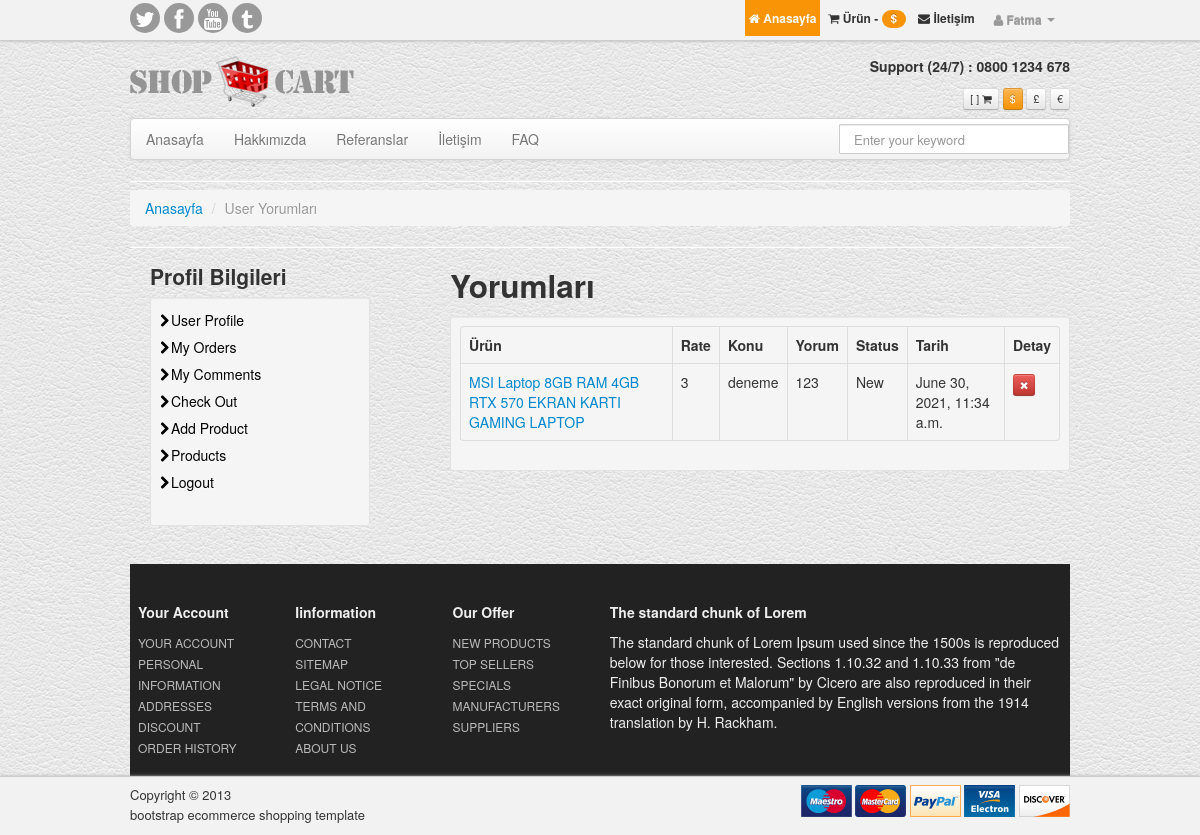
/user/comments/ (signed in), run on the app's committed database.
### product/models.py (models this page shows, shortened)
class Comment(models.Model):
    STATUS = (
        ('New', 'Yeni'),
        ('True', 'Evet'),
        ('False', 'Hayır'),
    )
    product = models.ForeignKey(Product, on_delete=models.CASCADE)
    user = models.ForeignKey(User, on_delete=models.CASCADE)
    subject = models.CharField(max_length=50)
    comment = models.TextField(blank=True, max_length=200)
    rate = models.IntegerField(blank=True)
    status = models.CharField(max_length=10, choices=STATUS, default='New')
    ip = models.CharField(blank=True, max_length=20)
    create_at = models.DateTimeField(auto_now_add=True)
    update_at = models.DateTimeField(auto_now=True)

class Product(models.Model):
    STATUS = (
        ('True', 'Evet'),
        ('False', 'Hayır'),
    )
    category = models.ForeignKey(Category, on_delete=models.CASCADE)  # category ile ilişki kurma
    ekleyen = models.ForeignKey(User, on_delete=models.CASCADE)
    title = models.CharField(max_length=150)
    keywords = models.CharField(blank=True, max_length=255)
    description = models.CharField(blank=True, max_length=255)
    image = models.ImageField(blank=True, upload_to='images/')
    price = models.FloatField()
    amount = models.IntegerField()
    detail = RichTextUploadingField()
    slug = models.SlugField(null=False, unique=True)
    status = models.CharField(max_length=10, choices=STATUS)
    create_at = models.DateTimeField(auto_now_add=True)
    update_at = models.DateTimeField(auto_now=True)
    def image_tag(self):
        return mark_safe('<img src="{}" height="50"/>'.format(self.image.url))
    image_tag.short_description = 'Image'

### user/views.py (the view)
# urls.py: path('comments/', views.comments, name='comments'),
@login_required(login_url='/login')
def comments(request):
    category = Category.objects.all()
    current_user = request.user
    comments = Comment.objects.filter(user_id=current_user.id)
    context = {
        'category': category,
        'comments': comments,
    }
    return render(request, 'user_comments.html', context)

### user/templates/user_comments.html (shortened to what this page needs)
{%  extends "homebase.html" %}
{% block content %}
	<hr class="soften">
	<div>
        <ul class="breadcrumb">
		    <li><a href="/">Anasayfa</a> <span class="divider">/</span></li>
		    <li class="active">User Yorumları</li>
        </ul>
	</div>
	<hr class="soften">
	<div class="row">
		<div class="span4">
            {% include "user_panel.html" %}
		</div>
		<div class="span8">
            <h2>Yorumları</h2>
            <div class="well well-small">
        <table class="table table-bordered">
              <thead>
              <tr>
                  <th>Ürün</th>
                  <th>Rate</th>
                  <th>Konu</th>
                  <th>Yorum</th>
                  <th>Status</th>
                  <th>Tarih</th>
                  <th>Detay</th>
              </tr>
              {% for rs in comments %}
              <tr>
                  <td><a href="/product/{{ rs.product_id }}/{{ rs.product.slug }}">{{ rs.product.title }}</a></td>
                  <td>{{ rs.rate }}</td>
                  <td>{{ rs.subject }}</td>
                  <td>{{ rs.comment }}</td>
                  <td>{{ rs.status }}</td>
                  <td>{{ rs.create_at }}</td>
                  <td><a href="/user/deletecomment/{{ rs.id }}" onclick="return confirm('Silmek istediğinize emin misiniz?')"> <button class="btn btn-mini btn-danger" type="button"><span class="icon-remove"></span></button></a></td>
              </tr>
              {% endfor %}
              </thead>
            </table>
            </div>
		</div>
	</div>
{% endblock %}

### home/templates/header.html (shortened to what this page needs)
<div class="navbar navbar-inverse navbar-fixed-top">
    {% load static %}
    <div class="topNav">
		<div class="container">
			<div class="alignR">
				<div class="pull-left socialNw">
					<a href="#"><span class="icon-twitter"></span></a>
					<a href="#"><span class="icon-facebook"></span></a>
					<a href="#"><span class="icon-youtube"></span></a>
					<a href="#"><span class="icon-tumblr"></span></a>
				</div>
				<a class="active" href="/"> <span class="icon-home"></span> Anasayfa</a>
                {% if user.id is not None %}
                    <ul class="nav pull-right">
			            <li class="dropdown">
				            <a data-toggle="dropdown" class="dropdown-toggle" href="/"><span class="icon-user"></span> {{ user.first_name}} <b class="caret"></b></a>
			            </li>
			        </ul>
				<a href="/shopcart/"><span class="icon-shopping-cart"></span> {{ request.session.cart_items }} Ürün - <span class="badge badge-warning"> ${{ total }}</span></a>
                {% else %}
				<a href="/signup"><span class="icon-edit"></span> Kayıt Ol </a>
                    <a href="/login"><span class="icon-user"></span> Giriş Yap </a>
                {% endif %}
            <a href="/iletisim"><span class="icon-envelope"></span> İletişim</a>
			</div>
		</div>
	</div>
</div>
<div class="container">
<header id="header">
<div class="row">
	<div class="span4">
	<h1>
	<a class="logo" href="/"><span>Twitter Bootstrap ecommerce template</span>
        {% load static %}
		<img src="{% static 'assets/img/logo-bootstrap-shoping-cart.png' %}" alt="bootstrap sexy shop">
	</a>
	</h1>
	</div>
	<div class="span8 alignR">
	<p><br> <strong> Support (24/7) :  0800 1234 678 </strong><br><br></p>
	<a href="/shopcart/"><span class="btn btn-mini"href="/shopcart/">[ {{ request.session.cart_items }}  ]  <span class="icon-shopping-cart" href="/shopcart/"></span></span></a>
	<span class="btn btn-warning btn-mini">$</span>
	<span class="btn btn-mini">&pound;</span>
	<span class="btn btn-mini">&euro;</span>
	</div>
</div>
</header>
<div class="navbar">
    {% load static %}
	  <div class="navbar-inner">
		<div class="container">
		  <div class="nav-collapse">
			<ul class="nav">
			  <li class=""><a href="/">Anasayfa</a></li>
			  <li class=""><a href="/hakkimizda">Hakkımızda</a></li>
			  <li class=""><a href="/referanslar">Referanslar</a></li>
			  <li class=""><a href="/iletisim">İletişim</a></li>
			  <li class=""><a href="/sss">FAQ</a></li>
			</ul>
			<form action="/search/" class="navbar-search pull-right" method="post">
			  <input type="text" name="query" placeholder="Enter your keyword" class="search-query span2">
			</form>
		  </div>
		</div>
	  </div>
	</div>

### home/static/style.css (style rules this page uses)
body { background:url(assets/img/white_leather.png) repeat 0 0; }
#header { padding:8px 0 8px; }
#header a { text-decoration:none }
#header p { padding:0; margin:0; line-height:1em; font-size:100% }
#header h1 { margin:0;line-height:1em }
#header { padding-top:44px; }
.logo { padding-top: 11px;display: block; }
hr.soften { margin: 8px 0;background: #DDD; }
.navbar-inner { padding-left: 0;padding-right: 0; }
.alignR { text-align:right; }
.navbar .nav , .marginLess { margin:0 }
.navbar-search .search-query { padding: 4px 14px;-moz-border-radius: 1px;-webkit-border-radius: 1px;border-radius: 1px;line-height: 1.5em; min-width: 200px; }
.navbar-search { margin-left:6px; }
.topNav { padding: 0;border-bottom: 1px solid #CCC;background: #f2f2f2;box-shadow: 0 0 3px #B1AFAF; }
.topNav a { color:#333; font-size:12px; font-weight:bold; display:inline-block; padding:8px 4px; }
.topNav a:hover, .topNav a.active { color:#fff; background:#f89406; text-decoration:none }
.socialNw a { width:24px; height:24px; line-height:24px; display:inline-block; padding:3px; margin-top:3px; font-size:21px; border-radius:50%; background:#999; color:#fff; text-align:center; }

### data on the page
Comment: product "MSI Laptop 8GB RAM 4GB RTX 570 EKRAN KARTI GAMING LAPTOP", rate "3", subject "deneme", comment "123", status "New", create_at "June 30, 2021, 11:34 a.m."

### other printed values
{{ user.first_name }} "Fatma"
